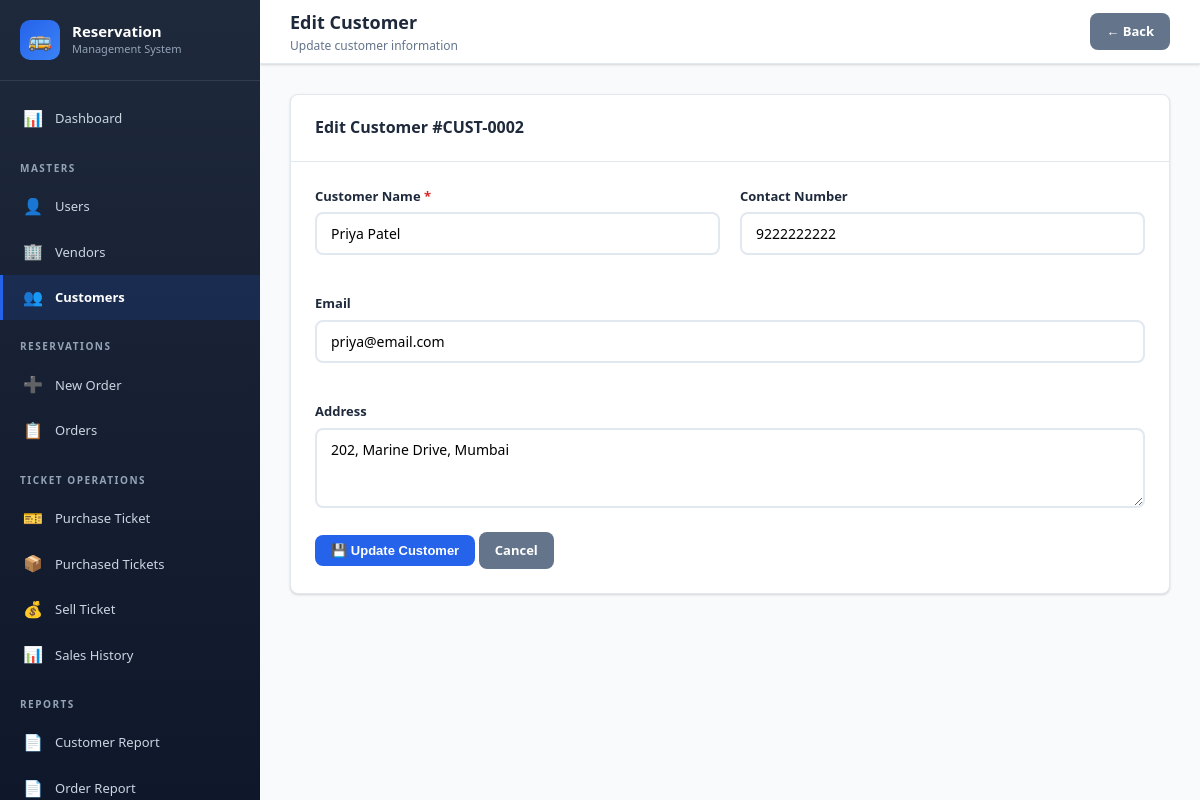
The page /customer_edit.php?id=2 (signed in) on the database its author committed.
### tables this page shows
CREATE TABLE `customers` (
    `customer_id` INT(11) NOT NULL AUTO_INCREMENT,
    `customer_name` VARCHAR(150) NOT NULL,
    `address` TEXT DEFAULT NULL,
    `contact` VARCHAR(20) DEFAULT NULL,
    `email` VARCHAR(100) DEFAULT NULL,
    `created_at` DATETIME NOT NULL DEFAULT CURRENT_TIMESTAMP,
    `updated_at` DATETIME DEFAULT NULL ON UPDATE CURRENT_TIMESTAMP,
    PRIMARY KEY (`customer_id`)
);

### customer_edit.php (the view, shortened to what this page needs)
<?php
require_once 'config/database.php';
require_once 'includes/header.php';
require_once 'includes/sidebar.php';
$id = (int)($_GET['id'] ?? 0);
$customer = $conn->query("SELECT * FROM customers WHERE customer_id = $id")->fetch_assoc();
?>
<div class="main-content">
    <div class="top-header">
        <div class="header-left"><h2>Edit Customer</h2><p>Update customer information</p></div>
        <div class="header-right"><a href="customers.php" class="btn btn-secondary">← Back</a></div>
    </div>
    <div class="page-content">
        <div class="card">
            <div class="card-header"><h3>Edit Customer #CUST-<?php echo str_pad($id, 4, '0', STR_PAD_LEFT); ?></h3></div>
            <div class="card-body">
                <form method="POST">
                    <div class="form-row">
                        <div class="form-group">
                            <label>Customer Name <span class="required">*</span></label>
                            <input type="text" name="customer_name" class="form-control" value="<?php echo htmlspecialchars($customer['customer_name']); ?>" required>
                        </div>
                        <div class="form-group">
                            <label>Contact Number</label>
                            <input type="text" name="contact" class="form-control" value="<?php echo htmlspecialchars($customer['contact']); ?>">
                        </div>
                    </div>
                    <div class="form-row">
                        <div class="form-group">
                            <label>Email</label>
                            <input type="email" name="email" class="form-control" value="<?php echo htmlspecialchars($customer['email']); ?>">
                        </div>
                    </div>
                    <div class="form-group">
                        <label>Address</label>
                        <textarea name="address" class="form-control"><?php echo htmlspecialchars($customer['address']); ?></textarea>
                    </div>
                    <button type="submit" class="btn btn-primary">💾 Update Customer</button>
                    <a href="customers.php" class="btn btn-secondary">Cancel</a>
                </form>
            </div>
        </div>
    </div>
</div>
<?php require_once 'includes/footer.php'; ?>

### assets/css/style.css (style rules this page uses)
:root { --primary: #2563eb; --primary-dark: #1d4ed8; --primary-light: #dbeafe; --secondary: #64748b; --success: #16a34a; --success-light: #dcfce7; --danger: #dc2626; --danger-light: #fee2e2; --warning: #d97706; --warning-light: #fef3c7; --info: #0891b2; --info-light: #cffafe; --dark: #1e293b; --gray: #94a3b8; --gray-light: #f1f5f9; --white: #ffffff; --border: #e2e8f0; --shadow: 0 1px 3px rgba(0, 0, 0, 0.1), 0 1px 2px rgba(0, 0, 0, 0.06); --shadow-md: 0 4px 6px rgba(0, 0, 0, 0.07), 0 2px 4px rgba(0, 0, 0, 0.06); --shadow-lg: 0 10px 15px rgba(0, 0, 0, 0.1), 0 4px 6px rgba(0, 0, 0, 0.05); --radius: 8px; --sidebar-width: 260px; --header-height: 64px; --transition: all 0.3s ease; }
* { margin: 0; padding: 0; box-sizing: border-box; }
body { font-family: 'Segoe UI', Tahoma, Geneva, Verdana, sans-serif; background-color: #f8fafc; color: var(--dark); line-height: 1.6; font-size: 14px; }
a { text-decoration: none; color: var(--primary); }
.main-content { margin-left: var(--sidebar-width); flex: 1; min-height: 100vh; }
.top-header { height: var(--header-height); background: var(--white); border-bottom: 1px solid var(--border); display: flex; align-items: center; justify-content: space-between; padding: 0 30px; position: sticky; top: 0; z-index: 100; box-shadow: var(--shadow); }
.header-left h2 { font-size: 18px; color: var(--dark); }
.header-left p { font-size: 12px; color: var(--secondary); }
.header-right { display: flex; align-items: center; gap: 15px; }
.page-content { padding: 30px; }
.card { background: var(--white); border-radius: var(--radius); box-shadow: var(--shadow); border: 1px solid var(--border); margin-bottom: 25px; }
.card-header { padding: 20px 24px; border-bottom: 1px solid var(--border); display: flex; justify-content: space-between; align-items: center; }
.card-header h3 { font-size: 16px; color: var(--dark); }
.card-body { padding: 24px; }
.btn { display: inline-flex; align-items: center; gap: 6px; padding: 8px 16px; border-radius: var(--radius); font-size: 13px; font-weight: 600; cursor: pointer; transition: var(--transition); border: none; white-space: nowrap; }
.btn-primary { background: var(--primary); color: var(--white); }
.btn-secondary { background: var(--secondary); color: var(--white); }
.form-row { display: grid; grid-template-columns: repeat(auto-fit, minmax(250px, 1fr)); gap: 20px; margin-bottom: 20px; }
.form-group { margin-bottom: 18px; }
.form-group label { display: block; margin-bottom: 6px; font-weight: 600; color: var(--dark); font-size: 13px; }
.form-group label .required { color: var(--danger); }
.form-control { width: 100%; padding: 10px 14px; border: 2px solid var(--border); border-radius: var(--radius); font-size: 14px; transition: var(--transition); outline: none; background: var(--white); font-family: inherit; }
textarea.form-control { min-height: 80px; resize: vertical; }

### rows shown on the page
customers: customer_name "Priya Patel", contact "9222222222", email "priya@email.com", address "202, Marine Drive, Mumbai"

### other values the page prints
str_pad($id, 4, '0', STR_PAD_LEFT) "0002"
